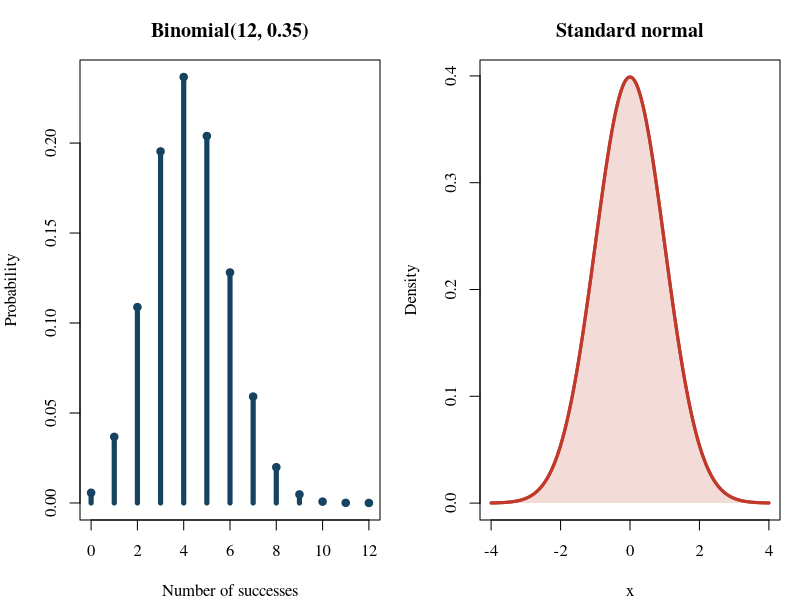
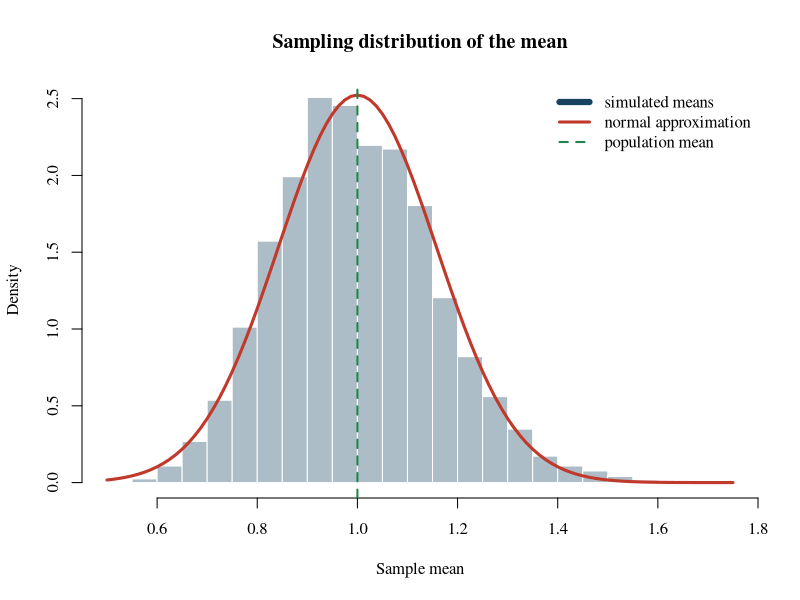
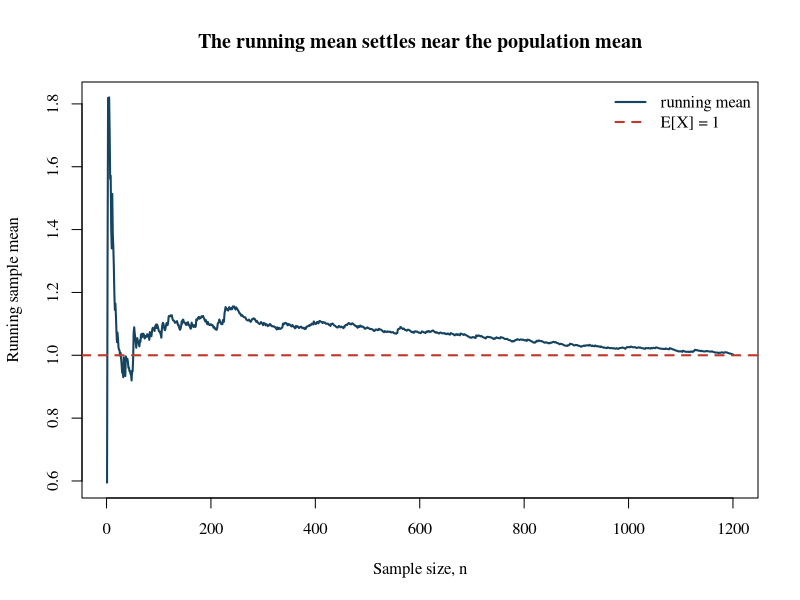
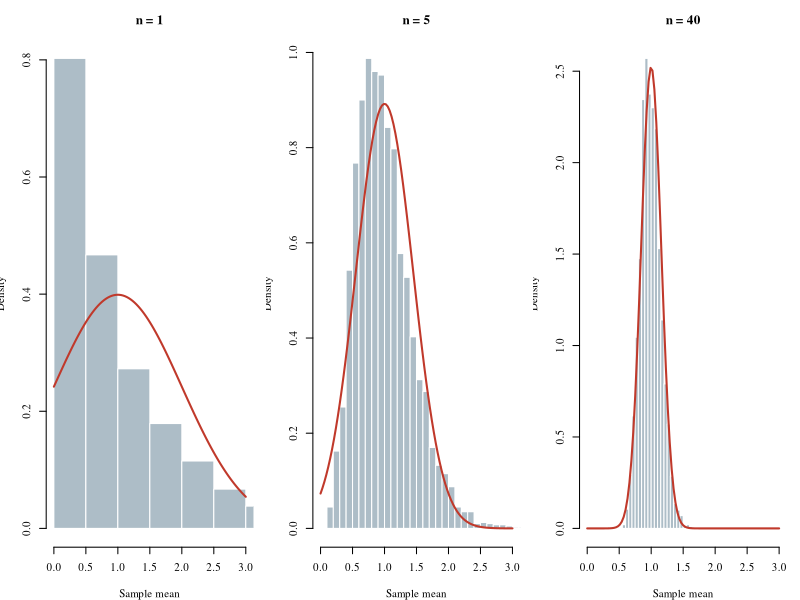
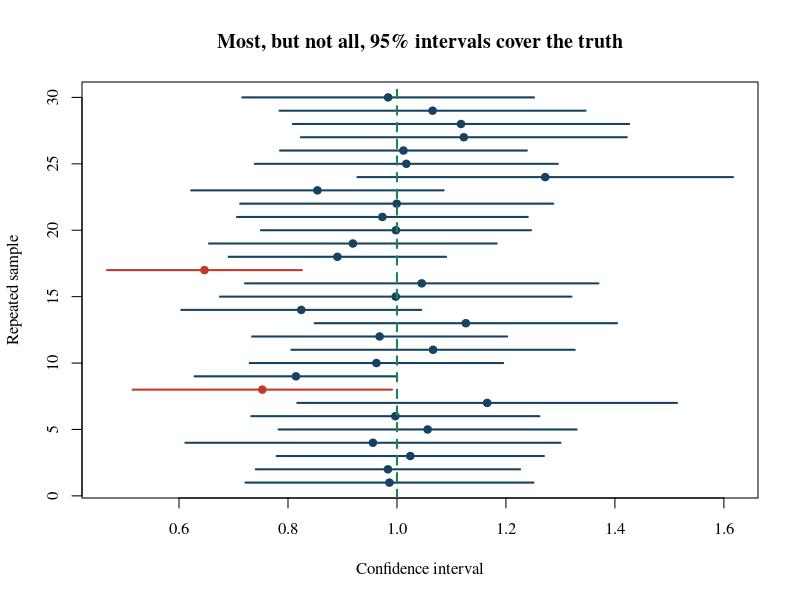
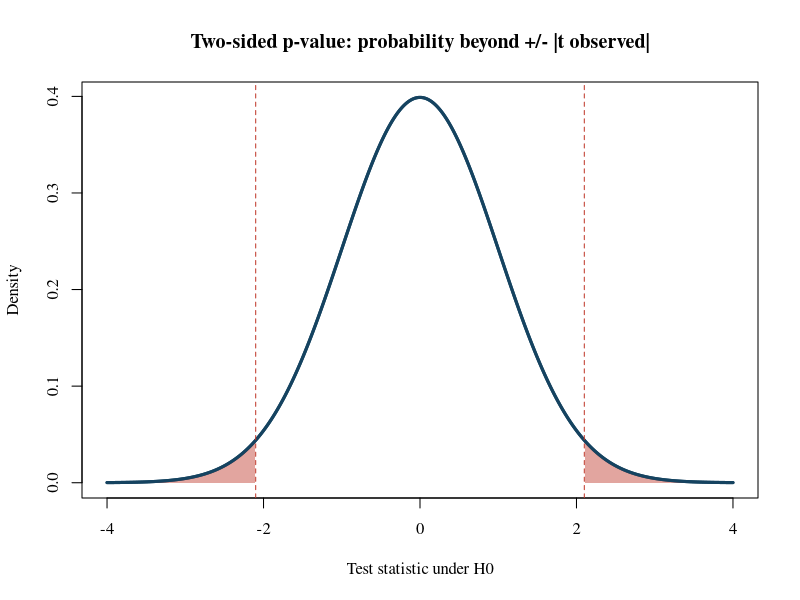

R code for these plots, in order:
## ---- chunk 1
#| label: setup
#| include: false
set.seed(2026)
par(family = "serif")
## ---- chunk 2
#| label: fig-distributions
#| fig-width: 9
#| fig-height: 4.8
#| out-width: "90%"
old <- par(mfrow = c(1, 2), mar = c(4, 4, 3, 1))
k <- 0:12
plot(k, dbinom(k, size = 12, prob = 0.35), type = "h", lwd = 5,
     col = "#154360", xlab = "Number of successes",
     ylab = "Probability", main = "Binomial(12, 0.35)")
points(k, dbinom(k, 12, 0.35), pch = 19, col = "#154360")
x <- seq(-4, 4, length.out = 400)
plot(x, dnorm(x), type = "l", lwd = 3, col = "#C0392B",
     xlab = "x", ylab = "Density", main = "Standard normal")
polygon(c(x, rev(x)), c(dnorm(x), rep(0, length(x))),
        col = adjustcolor("#C0392B", 0.18), border = NA)
lines(x, dnorm(x), lwd = 3, col = "#C0392B")
par(old)
## ---- chunk 3
#| label: fig-sampling-distribution
#| fig-width: 9
#| fig-height: 4.8
#| out-width: "88%"
B <- 5000
n <- 40
means <- replicate(B, mean(rexp(n, rate = 1)))
hist(means, breaks = 35, probability = TRUE,
     col = adjustcolor("#154360", 0.35), border = "white",
     xlab = "Sample mean", main = "Sampling distribution of the mean")
curve(dnorm(x, mean = 1, sd = 1 / sqrt(n)), add = TRUE,
      lwd = 3, col = "#C0392B")
abline(v = 1, lty = 2, lwd = 2, col = "#1E8449")
legend("topright", c("simulated means", "normal approximation", "population mean"),
       col = c("#154360", "#C0392B", "#1E8449"),
       lwd = c(6, 3, 2), lty = c(1, 1, 2), bty = "n")
## ---- chunk 4
#| label: fig-lln
#| fig-width: 9
#| fig-height: 4.8
#| out-width: "88%"
nmax <- 1200
x <- rexp(nmax, rate = 1)
running_mean <- cumsum(x) / seq_along(x)
plot(seq_along(x), running_mean, type = "l", lwd = 2,
     col = "#154360", xlab = "Sample size, n",
     ylab = "Running sample mean",
     main = "The running mean settles near the population mean")
abline(h = 1, lwd = 2, lty = 2, col = "#C0392B")
legend("topright", c("running mean", "E[X] = 1"),
       col = c("#154360", "#C0392B"), lwd = 2,
       lty = c(1, 2), bty = "n")
## ---- chunk 5
#| label: fig-clt
#| fig-width: 9
#| fig-height: 4.8
#| out-width: "90%"
old <- par(mfrow = c(1, 3), mar = c(4, 3.5, 3, 1))
for (n in c(1, 5, 40)) {
  vals <- replicate(4000, mean(rexp(n, rate = 1)))
  hist(vals, breaks = 30, probability = TRUE,
       col = adjustcolor("#154360", 0.35), border = "white",
       xlab = "Sample mean", ylab = "Density",
       main = paste0("n = ", n), xlim = c(0, 3))
  curve(dnorm(x, mean = 1, sd = 1 / sqrt(n)), add = TRUE,
        lwd = 2, col = "#C0392B")
}
par(old)
## ---- chunk 6
#| label: fig-confidence-intervals
#| fig-width: 9
#| fig-height: 5.2
#| out-width: "88%"
B <- 30
n <- 50
mu <- 1
est <- se <- numeric(B)
for (b in seq_len(B)) {
  xb <- rexp(n, rate = 1)
  est[b] <- mean(xb)
  se[b] <- sd(xb) / sqrt(n)
}
lo <- est - 1.96 * se
hi <- est + 1.96 * se
cover <- lo <= mu & hi >= mu
plot(est, seq_len(B), pch = 19,
     col = ifelse(cover, "#154360", "#C0392B"),
     xlim = range(c(lo, hi, mu)), xlab = "Confidence interval",
     ylab = "Repeated sample", main = "Most, but not all, 95% intervals cover the truth")
segments(lo, seq_len(B), hi, seq_len(B),
         col = ifelse(cover, "#154360", "#C0392B"), lwd = 2)
abline(v = mu, lty = 2, lwd = 2, col = "#1E8449")
## ---- chunk 7
#| label: fig-pvalue
#| fig-width: 9
#| fig-height: 4.8
#| out-width: "88%"
x <- seq(-4, 4, length.out = 800)
y <- dnorm(x)
tobs <- 2.1
plot(x, y, type = "l", lwd = 3, col = "#154360",
     xlab = "Test statistic under H0", ylab = "Density",
     main = "Two-sided p-value: probability beyond +/- |t observed|")
xl <- x[x <= -tobs]
xr <- x[x >= tobs]
polygon(c(xl, rev(xl)), c(dnorm(xl), rep(0, length(xl))),
        col = adjustcolor("#C0392B", 0.45), border = NA)
polygon(c(xr, rev(xr)), c(dnorm(xr), rep(0, length(xr))),
        col = adjustcolor("#C0392B", 0.45), border = NA)
lines(x, y, lwd = 3, col = "#154360")
abline(v = c(-tobs, tobs), lty = 2, col = "#C0392B")
